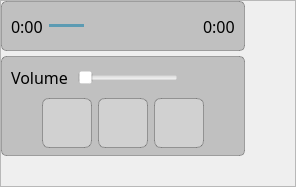
                     <widget class="QFrame" name="frame">
                      <property name="minimumSize">
                       <size>
                        <width>0</width>
                        <height>171</height>
                       </size>
                      </property>
                      <property name="frameShape">
                       <enum>QFrame::StyledPanel</enum>
                      </property>
                      <property name="frameShadow">
                       <enum>QFrame::Raised</enum>
                      </property>
                      <layout class="QVBoxLayout" name="verticalLayout_9">
                       <property name="spacing">
                        <number>5</number>
                       </property>
                       <property name="leftMargin">
                        <number>0</number>
                       </property>
                       <property name="topMargin">
                        <number>0</number>
                       </property>
                       <property name="rightMargin">
                        <number>50</number>
                       </property>
                       <property name="bottomMargin">
                        <number>30</number>
                       </property>
                       <item>
                        <widget class="QFrame" name="progress_frame_3">
                         <property name="minimumSize">
                          <size>
                           <width>0</width>
                           <height>50</height>
                          </size>
                         </property>
                         <property name="maximumSize">
                          <size>
                           <width>16777215</width>
                           <height>50</height>
                          </size>
                         </property>
                         <property name="styleSheet">
                          <string notr="true">background-color: rgba(0, 0, 0,50);
border-radius:5px;
border: 1px solid rgba(0, 0, 0,70);</string>
                         </property>
                         <property name="frameShape">
                          <enum>QFrame::StyledPanel</enum>
                         </property>
                         <property name="frameShadow">
                          <enum>QFrame::Raised</enum>
                         </property>
                         <layout class="QHBoxLayout" name="horizontalLayout_12">
                          <item>
                           <widget class="QLabel" name="clok_start">
                            <property name="font">
                             <font>
                              <family>Bahnschrift Light SemiCondensed</family>
                              <pointsize>12</pointsize>
                             </font>
                            </property>
                            <property name="styleSheet">
                             <string notr="true">background-color:rgba(255,255,255,0);

border:none;
border-radius:0px;</string>
                            </property>
                            <property name="text">
                             <string>0:00</string>
                            </property>
                           </widget>
                          </item>
                          <item>
                           <widget class="QProgressBar" name="progress_music">
                            <property name="maximumSize">
                             <size>
                              <width>16777215</width>
                              <height>3</height>
                             </size>
                            </property>
                            <property name="styleSheet">
                             <string notr="true">QProgressBar
{
    background: green;
    color: black;
    border-style: outset;
	border:none;
background-color:rgba(255,255,255,0);

    border-radius: 2px;

}
QProgressBar::chunk
{
   		
	background-color: rgb(92, 155, 179);
	border-top-left-radius:7px;
	 border-bottom-left-radius:7px;

}</string>
                            </property>
                            <property name="value">
                             <number>24</number>
                            </property>
                            <property name="textVisible">
                             <bool>false</bool>
                            </property>
                           </widget>
                          </item>
                          <item>
                           <widget class="QLabel" name="clok_resta_">
                            <property name="font">
                             <font>
                              <family>Bahnschrift Light SemiCondensed</family>
                              <pointsize>12</pointsize>
                             </font>
                            </property>
                            <property name="styleSheet">
                             <string notr="true">background-color:rgba(255,255,255,0);

border:none;
border-radius:0px;</string>
                            </property>
                            <property name="text">
                             <string>0:00</string>
                            </property>
                           </widget>
                          </item>
                         </layout>
                        </widget>
                       </item>
                       <item>
                        <widget class="QFrame" name="group_options_player">
                         <property name="minimumSize">
                          <size>
                           <width>0</width>
                           <height>100</height>
                          </size>
                         </property>
                         <property name="maximumSize">
                          <size>
                           <width>16777215</width>
                           <height>100</height>
                          </size>
                         </property>
                         <property name="styleSheet">
                          <string notr="true">background-color: rgba(0, 0, 0,50);
border-radius:5px;
border: 1px solid rgba(0, 0, 0,70);</string>
                         </property>
                         <property name="frameShape">
                          <enum>QFrame::StyledPanel</enum>
                         </property>
                         <property name="frameShadow">
                          <enum>QFrame::Raised</enum>
                         </property>
                         <layout class="QVBoxLayout" name="verticalLayout_4">
                          <property name="spacing">
                           <number>0</number>
                          </property>
                          <property name="leftMargin">
                           <number>0</number>
                          </property>
                          <property name="topMargin">
                           <number>0</number>
                          </property>
                          <property name="rightMargin">
                           <number>0</number>
                          </property>
                          <property name="bottomMargin">
                           <number>0</number>
                          </property>
                          <item>
                           <widget class="QFrame" name="text_and_vol">
                            <property name="minimumSize">
                             <size>
                              <width>0</width>
                              <height>0</height>
                             </size>
                            </property>
                            <property name="maximumSize">
                             <size>
                              <width>16777215</width>
                              <height>70</height>
                             </size>
                            </property>
                            <property name="styleSheet">
                             <string notr="true">background-color: rgba(255, 255, 255,0);
border-radius:5px;
border: none;</string>
                            </property>
                            <property name="frameShape">
                             <enum>QFrame::StyledPanel</enum>
                            </property>
                            <property name="frameShadow">
                             <enum>QFrame::Raised</enum>
                            </property>
                            <layout class="QHBoxLayout" name="horizontalLayout_13">
                             <property name="spacing">
                              <number>10</number>
                             </property>
                             <item>
                              <widget class="QLabel" name="label_4">
                               <property name="font">
                                <font>
                                 <family>Bahnschrift Light SemiCondensed</family>
                                 <pointsize>12</pointsize>
                                </font>
                               </property>
                               <property name="styleSheet">
                                <string notr="true">background-color:rgba(255,255,255,0);
border-left:0px;
border-top:0px;
border-right:0px;

border-radius:0px;</string>
                               </property>
                               <property name="text">
                                <string>Volume</string>
                               </property>
                               <property name="alignment">
                                <set>Qt::AlignCenter</set>
                               </property>
                              </widget>
                             </item>
                             <item>
                              <widget class="QSlider" name="control_vol">
                               <property name="minimumSize">
                                <size>
                                 <width>100</width>
                                 <height>0</height>
                                </size>
                               </property>
                               <property name="maximumSize">
                                <size>
                                 <width>100</width>
                                 <height>16777215</height>
                                </size>
                               </property>
                               <property name="orientation">
                                <enum>Qt::Horizontal</enum>
                               </property>
                              </widget>
                             </item>
                             <item>
                              <widget class="QLabel" name="set_titulo">
                               <property name="minimumSize">
                                <size>
                                 <width>0</width>
                                 <height>0</height>
                                </size>
                               </property>
                               <property name="styleSheet">
                                <string notr="true">background-color: rgba(255, 255, 255,0);

font: 25 12pt &quot;Bahnschrift Light SemiCondensed&quot;;</string>
                               </property>
                               <property name="text">
                                <string/>
                               </property>
                               <property name="alignment">
                                <set>Qt::AlignCenter</set>
                               </property>
                              </widget>
                             </item>
                             <item>
                              <spacer name="horizontalSpacer_5">
                               <property name="orientation">
                                <enum>Qt::Horizontal</enum>
                               </property>
                               <property name="sizeType">
                                <enum>QSizePolicy::MinimumExpanding</enum>
                               </property>
                               <property name="sizeHint" stdset="0">
                                <size>
                                 <width>40</width>
                                 <height>20</height>
                                </size>
                               </property>
                              </spacer>
                             </item>
                            </layout>
                           </widget>
                          </item>
                          <item>
                           <widget class="QFrame" name="control">
                            <property name="minimumSize">
                             <size>
                              <width>0</width>
                              <height>5</height>
                             </size>
                            </property>
                            <property name="styleSheet">
                             <string notr="true">background-color: rgba(255, 255, 255,0);
border: none;</string>
                            </property>
                            <property name="frameShape">
                             <enum>QFrame::StyledPanel</enum>
                            </property>
                            <property name="frameShadow">
                             <enum>QFrame::Raised</enum>
                            </property>
                            <layout class="QHBoxLayout" name="horizontalLayout_8">
                             <property name="leftMargin">
                              <number>0</number>
                             </property>
                             <property name="topMargin">
                              <number>0</number>
                             </property>
                             <property name="rightMargin">
                              <number>0</number>
                             </property>
                             <item>
                              <spacer name="horizontalSpacer_3">
                               <property name="orientation">
                                <enum>Qt::Horizontal</enum>
                               </property>
                               <property name="sizeHint" stdset="0">
                                <size>
                                 <width>40</width>
                                 <height>20</height>
                                </size>
                               </property>
                              </spacer>
                             </item>
                             <item>
                              <widget class="QPushButton" name="play_music">
                               <property name="minimumSize">
                                <size>
                                 <width>50</width>
                                 <height>50</height>
                                </size>
                               </property>
                               <property name="font">
                                <font>
                                 <family>Bahnschrift Light SemiCondensed</family>
                                 <pointsize>11</pointsize>
                                </font>
                               </property>
                               <property name="styleSheet">
                                <string notr="true">

QPushButton{
	

	border-radius:10px;

	border: 1px solid rgba(0, 0, 0,70);
background-color:rgba(255,255,255,70);


border-radius:7px;
}

QPushButton:hover{
	
	
background-color:rgba(255,255,255,90);
}

QPushButton:pressed{
	
	
background-color:rgba(255,255,255,120);

}</string>
                               </property>
                               <property name="text">
                                <string/>
                               </property>
                               <property name="icon">
                                <iconset resource="src/qrc.qrc">
                                 <normaloff>:/btn/image/play.png</normaloff>:/btn/image/play.png</iconset>
                               </property>
                              </widget>
                             </item>
                             <item>
                              <widget class="QPushButton" name="pause_music">
                               <property name="minimumSize">
                                <size>
                                 <width>50</width>
                                 <height>50</height>
                                </size>
                               </property>
                               <property name="font">
                                <font>
                                 <family>Bahnschrift Light SemiCondensed</family>
                                 <pointsize>11</pointsize>
                                </font>
                               </property>
                               <property name="styleSheet">
                                <string notr="true">

QPushButton{
	

	border-radius:10px;

	border: 1px solid rgba(0, 0, 0,70);
background-color:rgba(255,255,255,70);


border-radius:7px;
}

QPushButton:hover{
	
	
background-color:rgba(255,255,255,90);
}

QPushButton:pressed{
	
	
background-color:rgba(255,255,255,120);

}</string>
                               </property>
                               <property name="text">
                                <string/>
                               </property>
                               <property name="icon">
                                <iconset resource="src/qrc.qrc">
                                 <normaloff>:/btn/image/pause.png</normaloff>:/btn/image/pause.png</iconset>
                               </property>
                              </widget>
                             </item>
                             <item>
                              <widget class="QPushButton" name="stop_music">
                               <property name="minimumSize">
                                <size>
                                 <width>50</width>
                                 <height>50</height>
                                </size>
                               </property>
                               <property name="font">
                                <font>
                                 <family>Bahnschrift Light SemiCondensed</family>
                                 <pointsize>11</pointsize>
                                </font>
                               </property>
                               <property name="styleSheet">
                                <string notr="true">

QPushButton{
	

	border-radius:10px;

	border: 1px solid rgba(0, 0, 0,70);
background-color:rgba(255,255,255,70);


border-radius:7px;
}

QPushButton:hover{
	
	
background-color:rgba(255,255,255,90);
}

QPushButton:pressed{
	
	
background-color:rgba(255,255,255,120);

}</string>
                               </property>
                               <property name="text">
                                <string/>
                               </property>
                               <property name="icon">
                                <iconset resource="src/qrc.qrc">
                                 <normaloff>:/btn/image/stop.png</normaloff>:/btn/image/stop.png</iconset>
                               </property>
                              </widget>
                             </item>
                             <item>
                              <spacer name="horizontalSpacer_4">
                               <property name="orientation">
                                <enum>Qt::Horizontal</enum>
                               </property>
                               <property name="sizeHint" stdset="0">
                                <size>
                                 <width>40</width>
                                 <height>20</height>
                                </size>
                               </property>
                              </spacer>
                             </item>
                            </layout>
                           </widget>
                          </item>
                         </layout>
                        </widget>
                       </item>
                      </layout>
                     </widget>
